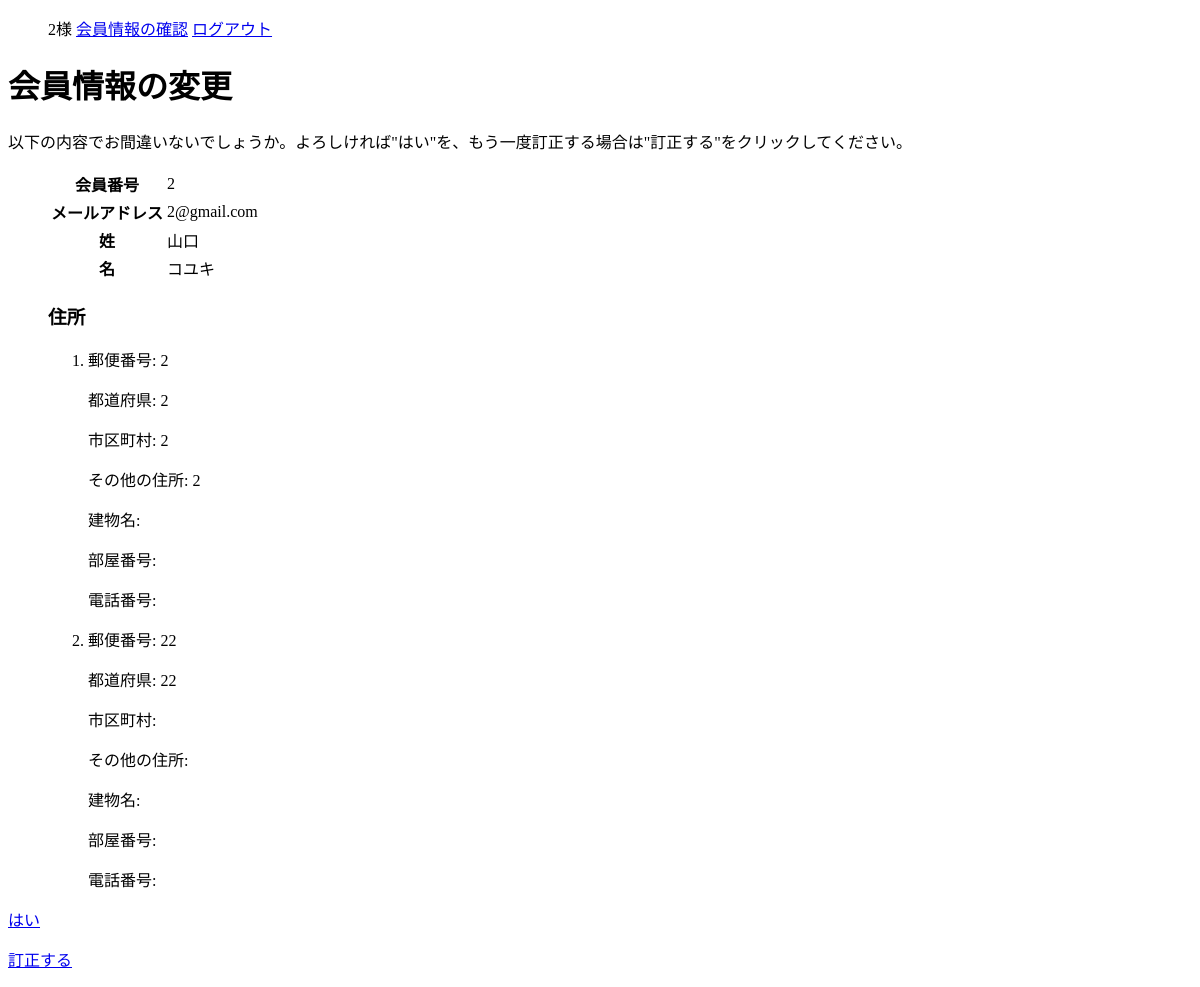
The page /account/confirminfo/4/ (signed in) on the database as committed earlier.
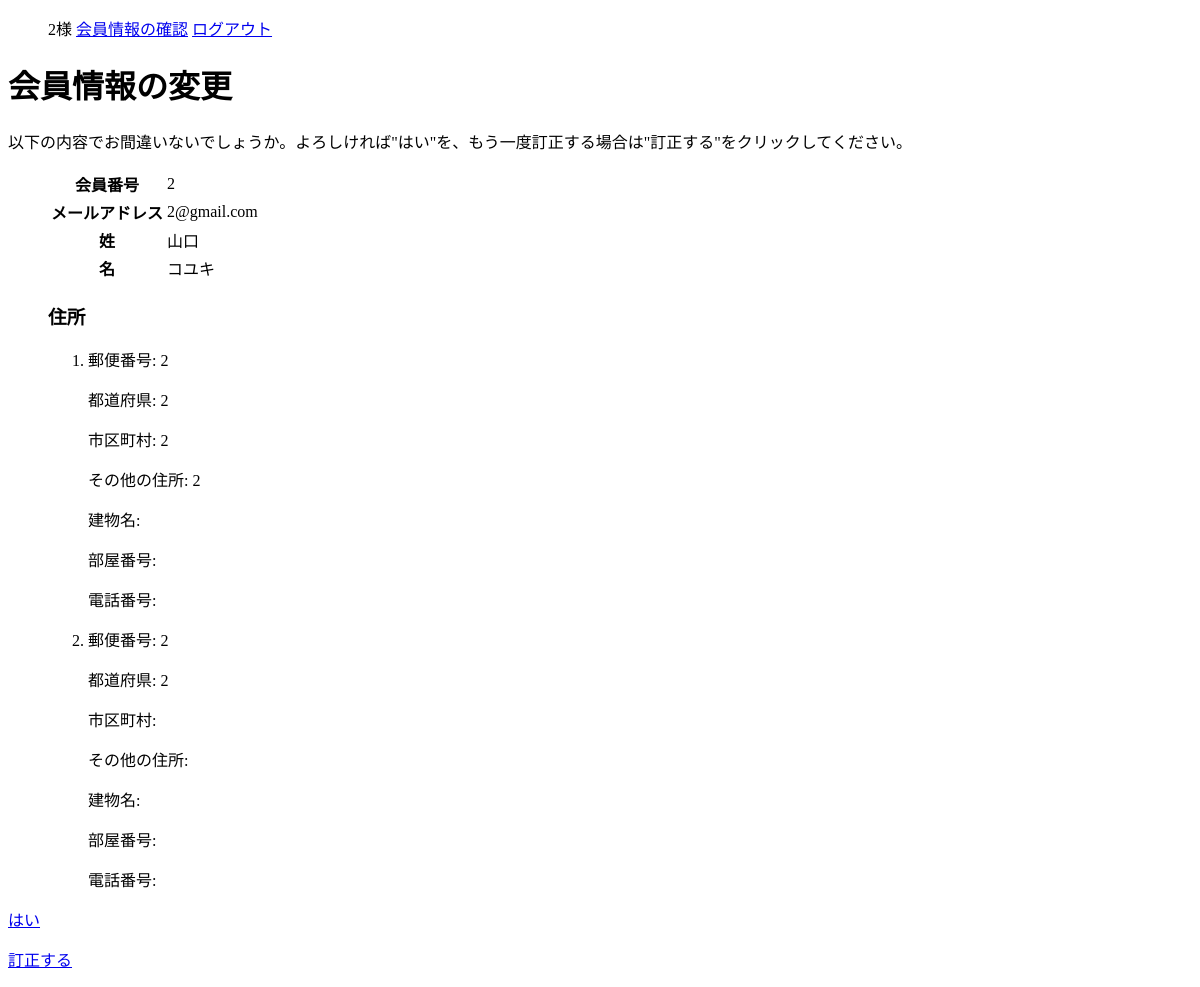
The same page on the database as committed later.
### account/models.py (models this page shows)
class Address(models.Model):
    account_number = models.ForeignKey(
        User, on_delete=models.CASCADE)  # ,verbose_name='会員番号'settings.AUTH_USER_MODEL
    postal_code_regex = RegexValidator(regex=r'^[0-9]+$')
    postcode = models.CharField(
        '郵便番号', validators=[postal_code_regex], max_length=7, blank=True)  # 郵便番号
    prefecture = models.CharField('都道府県', max_length=10, blank=True)  # 県
    city = models.CharField('市区町村', max_length=30, blank=True)  # 市町村区
    zip = models.CharField('丁番号', max_length=10, blank=True)  # 丁番号
    building = models.CharField('建物名', max_length=30, blank=True)  # 建物
    room = models.CharField('部屋番号', max_length=10, blank=True)  # 部屋番号
    tel_number_regex = RegexValidator(regex=r'^[0-9]+$')
    tell = models.CharField(
        '電話番号', validators=[tel_number_regex], max_length=11, blank=True)
    created_times = models.DateTimeField('作成日', default=timezone.now)

### account/views.py (the view)
class ConfirminfoView(OnlyYouMixin, generic.DetailView):
    model = User
    template_name = 'account/confirm_info.html'
    def get_context_data(self, **kwargs):
        user = self.request.user
        address = super().get_context_data(**kwargs)
        address.update({
            'address': Address.objects.select_related().filter(account_number_id__pk=user.pk),
        })
        return address

### account/views.py (called while the page is built)
    def test_func(self):
        user = self.request.user
        return user.pk == self.kwargs['pk'] or user.is_superuser

### account/templates/account/confirm_info.html
{% extends "base.html" %}
{% block content %}
<h1>会員情報の変更</h1>
<p>以下の内容でお間違いないでしょうか。よろしければ"はい"を、もう一度訂正する場合は"訂正する"をクリックしてください。</p>
<ul>
    <table class="table">
        <tbody>
            <tr>
                <th>会員番号</th>
                <td>{{ user.username }}</td>
            </tr>
            <tr>
                <th>メールアドレス</th>
                <td>{{ user.email }}</td>
            </tr>
            <tr>
                <th>姓</th>
                <td>{{ user.last_name }}</td>
            </tr>
            <tr>
                <th>名</th>
                <td>{{ user.first_name }}</td>
            </tr>
        </tbody>
    </table>
    <p>
        <h3>住所</h3>
    </p>
    <ol>{% for ad in address %}
        <div>
            <li>
                <p>郵便番号: {{ ad.postcode}}</p>
                <p>都道府県: {{ ad.prefecture}}</p>
                <p>市区町村: {{ ad.city}}</p>
                <p>その他の住所: {{ ad.zip}}</p>
                <p>建物名: {{ ad.building}}</p>
                <p>部屋番号: {{ ad.room}}</p>
                <p>電話番号: {{ ad.tell}}</p>
            </li>
        </div>
        {% endfor %}</ol>
</ul>
<p><a type=button href="{% url 'account:succeed' %}">はい</a></p>
<p><a href="{% url 'account:changeinfo' pk=user.pk %}">訂正する</a></p>
{% endblock %}

Rows that differ between the two databases and show on the page:
changed Address (number 2 of 2 on the later page): postcode "22" → "2"; prefecture "22" → "2"
